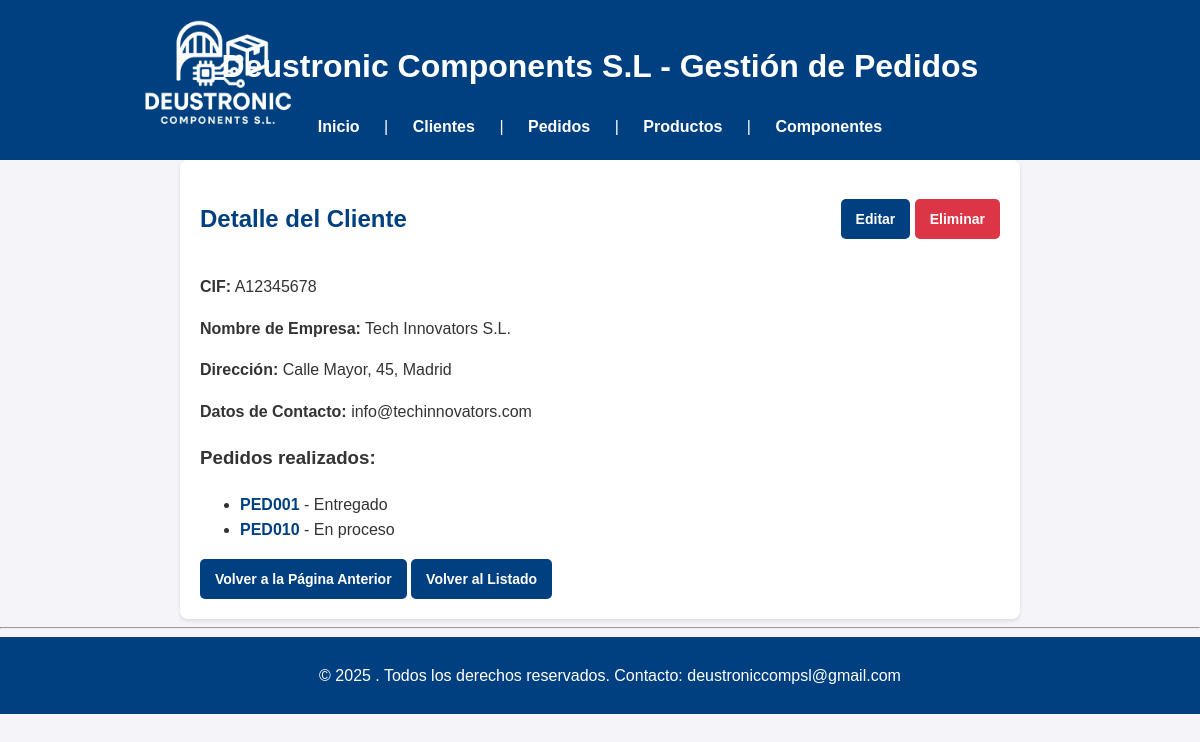
/clientes/1/, run on an earlier commit of the app's database.
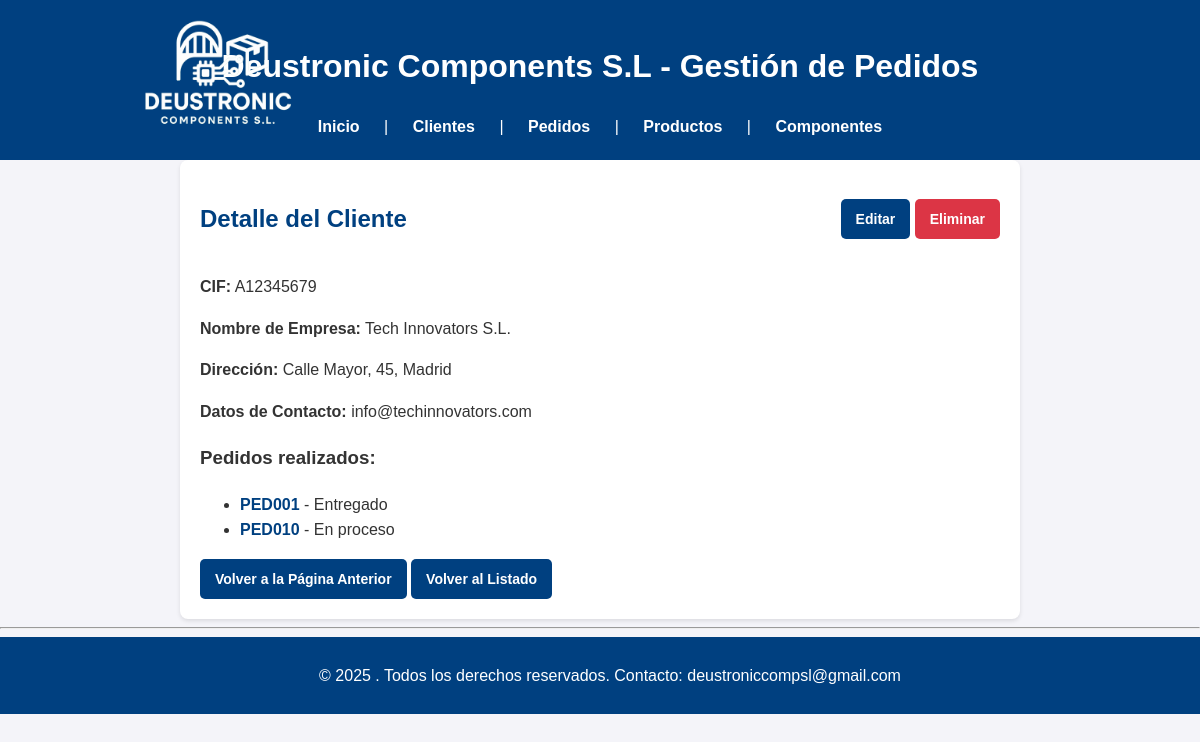
And on a later commit of the database.
### appEntrega/models.py (models this page shows, shortened)
class Cliente(models.Model):
    cif = models.CharField(max_length=15, unique=True)
    nombre_empresa = models.CharField(max_length=100)
    direccion = models.CharField(max_length=255)
    datos_contacto = models.CharField(max_length=255)

### appEntrega/views.py (the view)
# urls.py: path('clientes/<int:pk>/', ClienteDetailView.as_view(), name='cliente_detalle'),
class ClienteDetailView(DetailView):
    model = Cliente
    template_name = 'cliente_detalle.html'
    context_object_name = 'cliente'

### appEntrega/templates/cliente_detalle.html (shortened to what this page needs)
{% extends "base.html" %}
{% block content %}
<div style="display: flex; align-items: center; justify-content: space-between;">
    <h2>Detalle del Cliente</h2>
    <div>
        <a href="{% url 'cliente_editar' cliente.id %}" class="button">Editar</a>
        <a href="{% url 'cliente_eliminar' cliente.id %}" class="btn-eliminar">Eliminar</a>
    </div>
</div>
<p><strong>CIF:</strong> {{ cliente.cif }}</p>
<p><strong>Nombre de Empresa:</strong> {{ cliente.nombre_empresa }}</p>
<p><strong>Dirección:</strong> {{ cliente.direccion }}</p>
<p><strong>Datos de Contacto:</strong> {{ cliente.datos_contacto }}</p>
<h3>Pedidos realizados:</h3>
<ul>
    {% for pedido in cliente.pedidos.all %}
        <li>
            <a href="{% url 'pedido_detalle' pedido.id %}" class = 'detalle_link'>{{ pedido.codigo_referencia }}</a> - {{ pedido.get_estado_display }}
        </li>
    {% empty %}
        <li>No se ha realizado ningun pedido para este cliente.</li>
    {% endfor %}
</ul>
<a href="javascript:history.back()" class="button">Volver a la Página Anterior</a>
<a href="{% url 'pedido_listado' %}" class="button">Volver al Listado</a>
{% endblock %}

What changed in the data, as far as the page shows it:
changed Cliente "Tech Innovators S.L.": cif "A12345678" → "A12345679"
